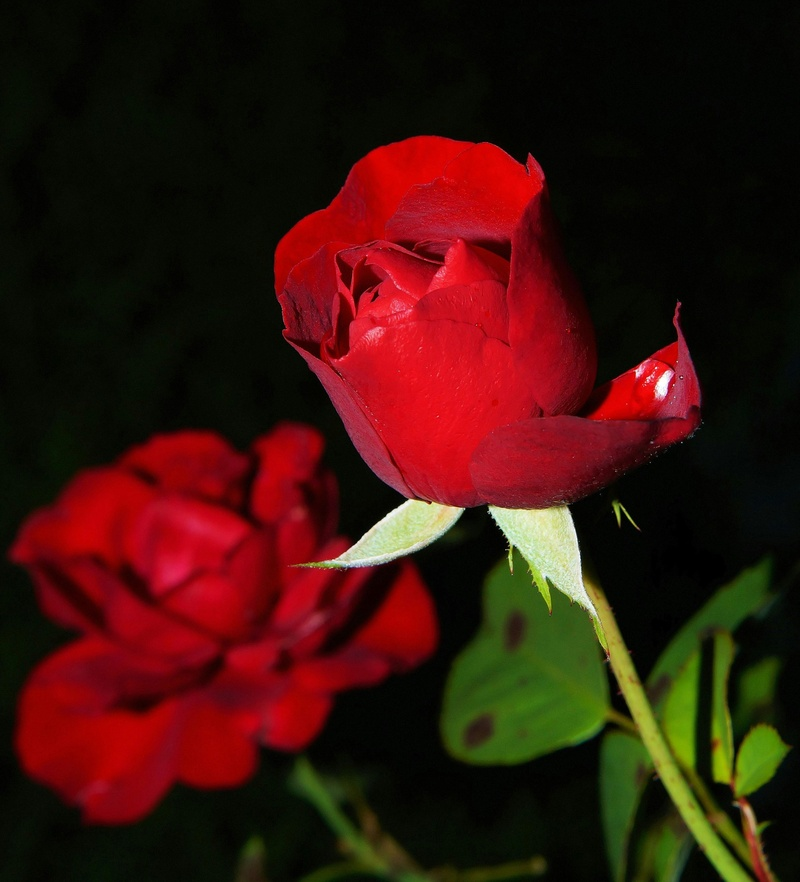
%> input picture Bit_Plane_Slicing/Images/rose.jpg, 800 x 882 px, shrunk from 3144 x 3466 before the run
$ octave bit_plane_slicing.m   (GNU Octave 9; MATLAB toolbox functions it lacks are replaced by stand-ins)
%> lines starting %> are read from the running program, lines starting %| are printed output that depends on the picture
% Created on 26/01/25
% Created by Aryan Agarwal, BT22ECE117

clc;
clear all;
close all;

% Prompt user to select an image file
[file, path] = uigetfile('Images/Lenna.jpg', 'Select Lenna.jpg');
%> the answer given: Images/rose.jpg
if isequal(file, 0)
    disp('No file selected. Exiting...');
    return;
end

% Reading the file using the filePath
filePath = fullfile(path, file);
img = imread(filePath);
%> img is the input picture: size 882x800x3 uint8; mean R, G, B 58.1, 19.5, 11.4

% Convert the image to grayscale if it is in RGB format
if size(img, 3) == 3
    grayImg = rgb2gray(img);
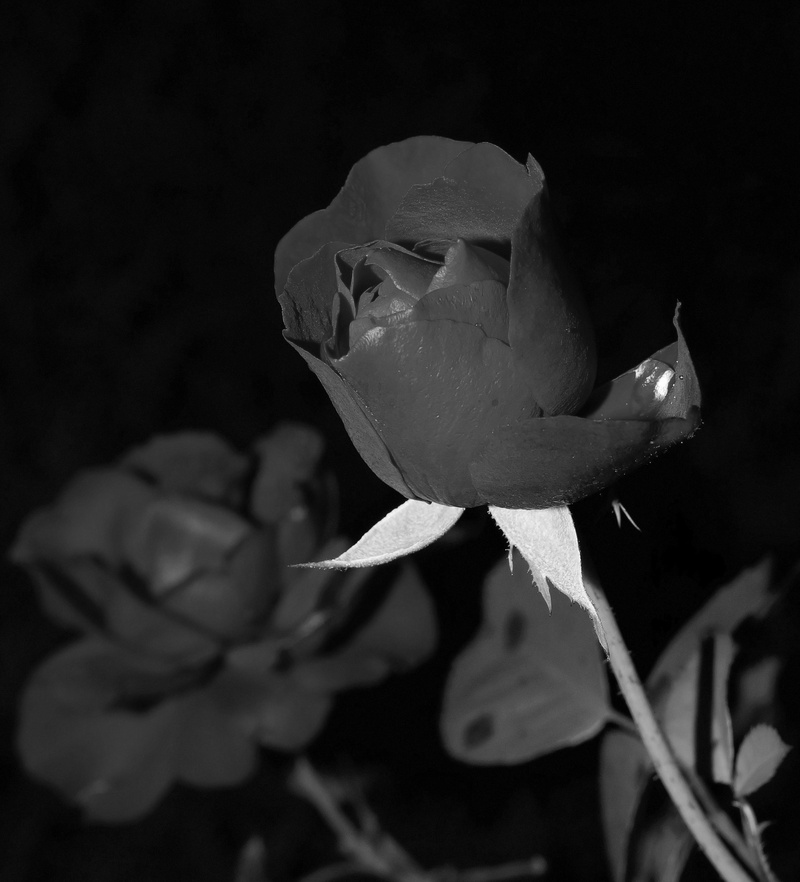
%> grayImg: size 882x800 uint8; min 0, max 255, mean 30.1
else
    grayImg = img;
end

figure;
for bit = 1:8
%> this loop made 8 passes; what is shown inside it comes from the first
    if (bit == 5)
        figure;
    end;

    % The pixel values corresponding to the current bit in the grayImg
    current_bit = bitget(grayImg , bit);
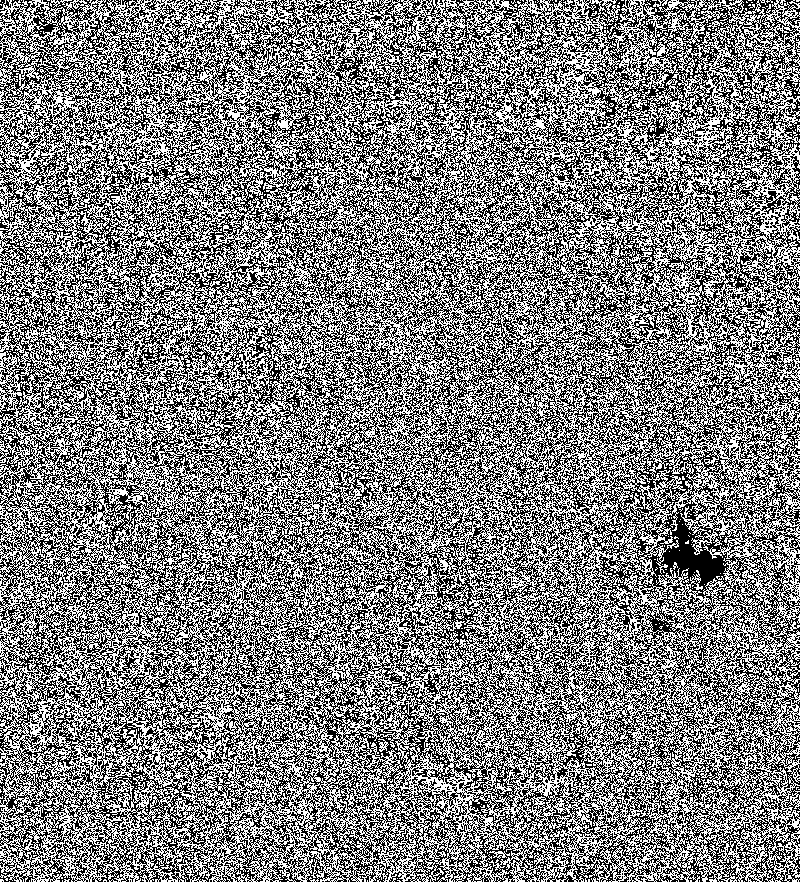
%> current_bit: size 882x800 logical; 49.9% white in thin lines or dots

    % Display the bit planes
    x = mod(bit , 4);
    current_pos = (x == 0) * 4 + (x ~= 0) * x;

    subplot(2, 2, current_pos);
    imshow(logical(current_bit));
    title(['Bit Plane ', num2str(bit)]);
end
